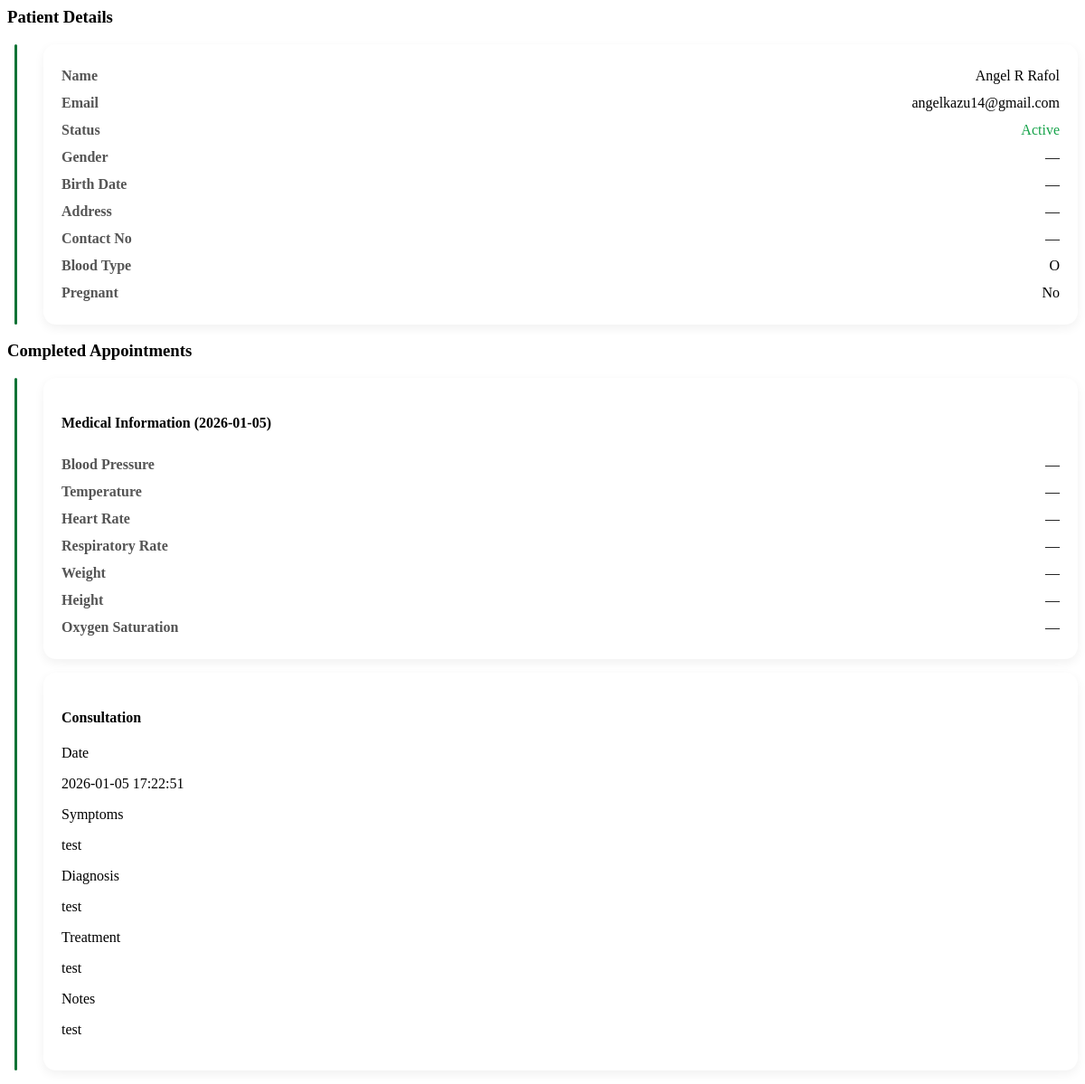
Before: /admin/patient_details.php?id=1 (signed in) with the older database file.
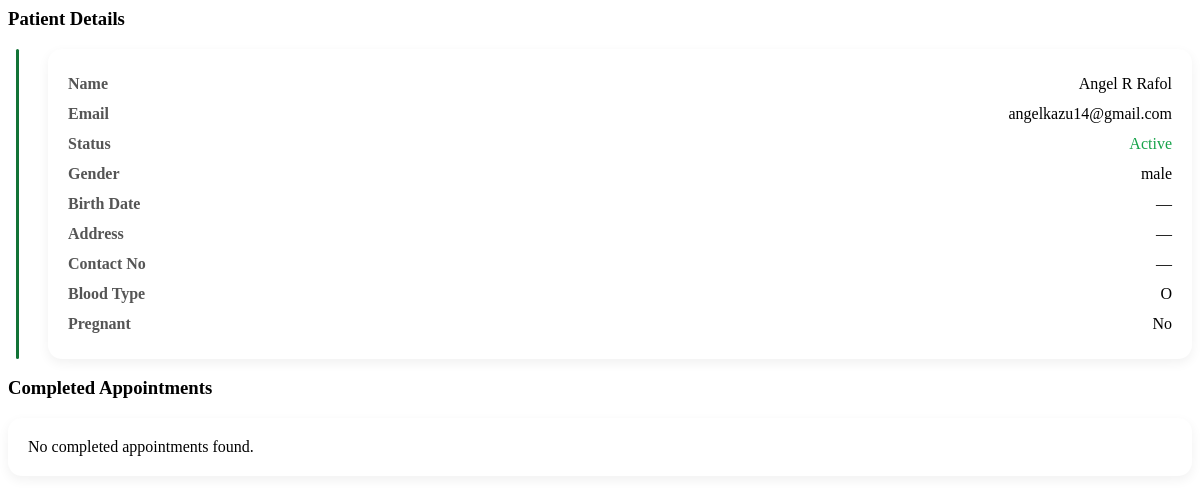
After: the same page with the newer database file.
### tables this page shows
CREATE TABLE `patients` (
  `patient_id` int(11) NOT NULL,
  `user_id` int(11) NOT NULL,
  `gender` enum('male','female') DEFAULT NULL,
  `address` text DEFAULT NULL,
  `contact_number` varchar(20) DEFAULT NULL,
  `is_pregnant` tinyint(1) DEFAULT 0,
  `birth_date` date DEFAULT NULL,
  `blood_type` varchar(5) DEFAULT NULL,
  `medical_history` text DEFAULT NULL,
  `height` varchar(20) DEFAULT NULL,
  `weight` varchar(20) DEFAULT NULL
);

CREATE TABLE `consultations` (
  `consultation_id` int(11) NOT NULL,
  `appointment_id` int(11) NOT NULL,
  `doctor_id` int(11) NOT NULL,
  `patient_id` int(11) NOT NULL,
  `symptoms` text DEFAULT NULL,
  `diagnosis` text DEFAULT NULL,
  `prescription` text DEFAULT NULL,
  `notes` text DEFAULT NULL,
  `created_at` timestamp NOT NULL DEFAULT current_timestamp()
);

CREATE TABLE `appointments` (
  `appointment_id` int(11) NOT NULL,
  `patient_id` int(11) NOT NULL,
  `doctor_id` int(11) NOT NULL,
  `appointment_date` date NOT NULL,
  `appointment_time` varchar(20) NOT NULL,
  `type` varchar(255) NOT NULL,
  `reason` text DEFAULT NULL,
  `qr_code` int(11) NOT NULL DEFAULT 100000,
  `status` enum('Pending','Approved','Completed','Check-in','Cancelled') DEFAULT 'Pending',
  `created_at` timestamp NOT NULL DEFAULT current_timestamp()
);

CREATE TABLE `users` (
  `user_id` int(11) NOT NULL,
  `full_name` varchar(100) NOT NULL,
  `email` varchar(100) NOT NULL,
  `password` varchar(255) NOT NULL,
  `role` enum('admin','staff','doctor','patient') NOT NULL,
  `status` enum('active','inactive') DEFAULT 'active',
  `created_at` timestamp NOT NULL DEFAULT current_timestamp()
);

### admin/patient_details.php (the view, shortened to what this page needs)
<?php
require_once "../config/database.php";
$patient_id = (int) $_GET['id'];
$patientQuery = mysqli_query(
    $conn,
    "
    SELECT
        p.patient_id,
        u.full_name,
        u.email,
        u.status,
        p.gender,
        p.birth_date,
        p.address,
        p.contact_number,
        p.blood_type,
        p.medical_history,
        p.is_pregnant
    FROM patients p
    JOIN users u ON p.user_id = u.user_id
    WHERE p.patient_id = $patient_id
    LIMIT 1
    "
);
$patient = mysqli_fetch_assoc($patientQuery);
$appointments = mysqli_query(
    $conn,
    "
    SELECT
        a.appointment_id,
        a.appointment_date,
        a.type AS appointment_type,
        i.blood_pressure,
        i.temperature,
        i.heart_rate,
        i.respiratory_rate,
        i.weight,
        i.height,
        i.oxygen_saturation,
        i.lmp,
        i.edc,
        i.gestational_age,
        i.bleeding,
        i.urinary_infection,
        i.discharge,
        i.abnormal_abdomen,
        i.malpresentation,
        i.absent_fetal_heartbeat,
        i.genital_infection,
        i.fundal_height,
        i.fetal_movement_count,
        i.weight_gain,
        i.edema,
        i.blood_type AS prenatal_blood_type,
        i.hemoglobin_level,
        i.urine_protein,
        i.blood_sugar,
        c.symptoms,
        c.diagnosis,
        c.prescription,
        c.notes,
        c.created_at AS consultation_date
    FROM appointments a
    LEFT JOIN informations i ON i.appointment_id = a.appointment_id
    LEFT JOIN consultations c ON c.appointment_id = a.appointment_id
    WHERE a.patient_id = $patient_id
      AND a.status = 'Completed'
    ORDER BY a.appointment_date DESC
    "
);
?>
<h3>Patient Details</h3>
<div class="card-wrap">
    <div class="card">
        <div class="row"><span>Name</span><p><?= htmlspecialchars($patient['full_name']) ?></p></div>
        <div class="row"><span>Email</span><p><?= htmlspecialchars($patient['email']) ?></p></div>
        <div class="row">
            <span>Status</span>
            <p style="color:<?= $patient['status'] === 'active' ? '#16a34a' : '#dc2626' ?>">
                <?= ucfirst($patient['status']) ?>
            </p>
        </div>
        <div class="row"><span>Gender</span><p><?= $patient['gender'] ?: '—' ?></p></div>
        <div class="row"><span>Birth Date</span><p><?= $patient['birth_date'] ?: '—' ?></p></div>
        <div class="row"><span>Address</span><p><?= $patient['address'] ?: '—' ?></p></div>
        <div class="row"><span>Contact No</span><p><?= $patient['contact_number'] ?: '—' ?></p></div>
        <div class="row"><span>Blood Type</span><p><?= $patient['blood_type'] ?: '—' ?></p></div>
        <div class="row"><span>Pregnant</span><p><?= $patient['is_pregnant'] ? 'Yes' : 'No' ?></p></div>
    </div>
</div>
<h3>Completed Appointments</h3>
<?php if (mysqli_num_rows($appointments) > 0): ?>
<div class="card-wrap">
<?php while ($row = mysqli_fetch_assoc($appointments)): ?>
<div class="card">
    <h4>Medical Information (<?= $row['appointment_date'] ?>)</h4>
    <div class="row"><span>Blood Pressure</span><p><?= $row['blood_pressure'] ?? '—' ?></p></div>
    <div class="row"><span>Temperature</span><p><?= $row['temperature'] ?? '—' ?></p></div>
    <div class="row"><span>Heart Rate</span><p><?= $row['heart_rate'] ?? '—' ?></p></div>
    <div class="row"><span>Respiratory Rate</span><p><?= $row['respiratory_rate'] ?? '—' ?></p></div>
    <div class="row"><span>Weight</span><p><?= $row['weight'] ?? '—' ?></p></div>
    <div class="row"><span>Height</span><p><?= $row['height'] ?? '—' ?></p></div>
    <div class="row"><span>Oxygen Saturation</span><p><?= $row['oxygen_saturation'] ?? '—' ?></p></div>
</div>
<div class="card">
    <h4>Consultation</h4>
    <div class="col">
        <span>Date</span>
        <p><?= $row['consultation_date'] ?? '—' ?></p>
    </div>
    <div class="col">
        <span>Symptoms</span>
        <p><?= nl2br(htmlspecialchars($row['symptoms'] ?? '—')) ?></p>
    </div>
    <div class="col">
        <span>Diagnosis</span>
        <p><?= nl2br(htmlspecialchars($row['diagnosis'] ?? '—')) ?></p>
    </div>
    <div class="col">
        <span>Treatment</span>
        <p><?= nl2br(htmlspecialchars($row['prescription'] ?? '—')) ?></p>
    </div>
    <div class="col">
        <span>Notes</span>
        <p><?= nl2br(htmlspecialchars($row['notes'] ?? '—')) ?></p>
    </div>
</div>
<?php endwhile; ?>
</div>
<?php else: ?>
<div class="card">No completed appointments found.</div>
<?php endif; ?>

Changed rows visible on the page:
removed consultations: appointment.appointment_date "2026-01-05", blood_pressure "—", temperature "—", heart_rate "—", respiratory_rate "—", weight "—", height "—", oxygen_saturation "—", created_at "2026-01-05 17:22:51", symptoms "test", diagnosis "test", prescription "test", notes "test"
changed patients "Angel R Rafol": gender "—" → "male"
Other visible differences:
text now shown: "No completed appointments found."
